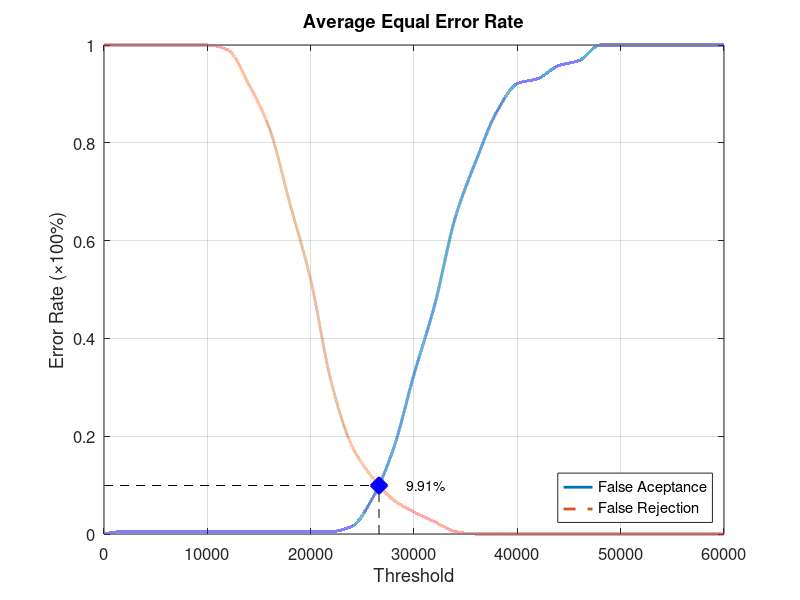
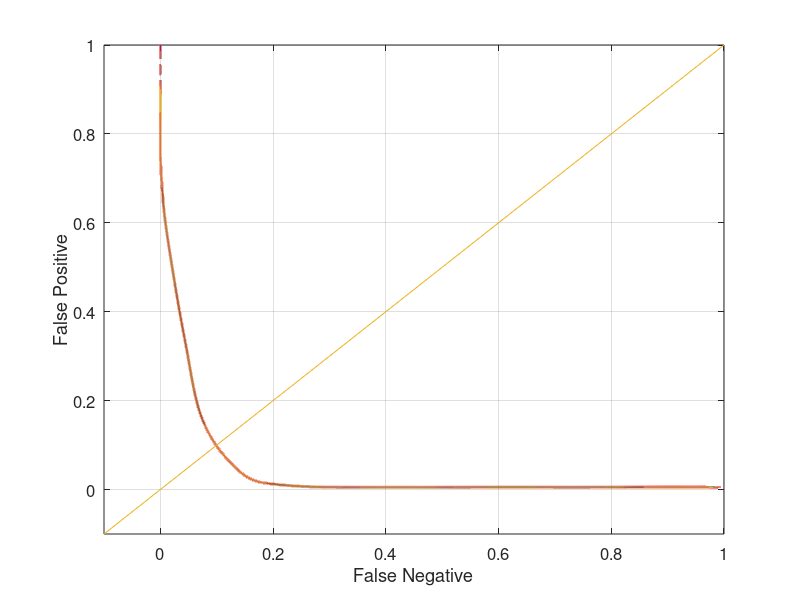

Reproduce these figures in MATLAB, in order.
function yEER = Database1_2
close all;
clear;
clc;
x = 0:2000:60000;
xq = 0:0.5:60000;

y0 = [0 0.00526316 0.00526316 0.00526316 0.00526316 0.00526316 0.00526316 0.00526316 0.00526316 0.00526316 0.00526316 0.00526316 0.0157895 0.0736842 0.173684 0.326316 0.468421 0.647368 0.763158 0.863158 0.921053 0.931579 0.957895 0.968421 1 1 1 1 1 1 1];
yy0 = interp1(x, y0, xq, 'pchip');
y1 = [1 1 1 1 1 1 0.99 0.92 0.83 0.675 0.52 0.31 0.18 0.115 0.07 0.045 0.025 0.005 0 0 0 0 0 0 0 0 0 0 0 0 0];
yy1 = interp1(x, y1, xq, 'pchip');

% Calculating EER: 
y2 = abs(y0 - y1);
find(y2 == min(y2))
yy2 = abs(yy0 - yy1);
xEER = find(yy2 == min(yy2));
xEERIndex = xq(xEER) % X-axis EER
yEER = yy0(xEER) % Y-axis EER

main = figure
plot(xq, yy0,'-','LineWidth', 2);	hold on
plot(xq, yy1,'--','LineWidth', 2);	hold on
plot([xEERIndex xEERIndex], [0 yEER], 'k--');	hold on
plot([0 xEERIndex], [yEER yEER], 'k--');	hold on
plot(xEERIndex, yEER, 'bx', 'LineWidth', 10);	hold on
text(xEERIndex + 10 * xEERIndex / 100, yEER, [num2str(round((10000 * yEER)) / 100) '%'])
legend('False Aceptance', 'False Rejection', 'Location', 'SouthEast')
xlabel('Threshold')
ylabel('Error Rate (\times100%)')
title('Average Equal Error Rate')
set(gca, 'FontSize', 12)
axis([0 60000 0 1])
grid on

print(main, 'Database1_2Main', '-dpng');
FNRxFPR = figure('Color', [1 1 1]);
plot(yy1, yy0, '-', yy1, yy0, 'LineWidth', 2);
hold on
y = -0.1:0.1:1
plot(y, y); 
set(gca, 'FontSize', 12)
xlabel('False Negative')
ylabel('False Positive')
axis([-0.1 1 -0.1 1])
set(gca, 'FontSize', 12)
grid on

print(FNRxFPR, 'Database1_2FNRxFPR','-dpng');
end
